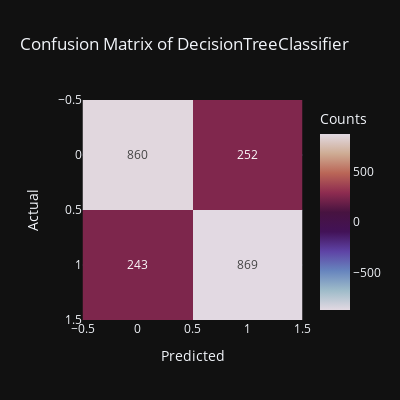
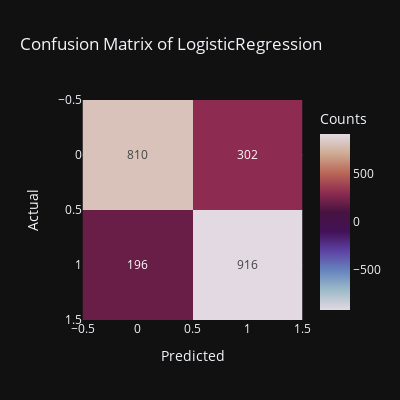
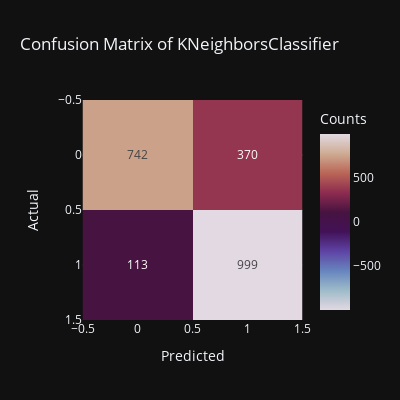
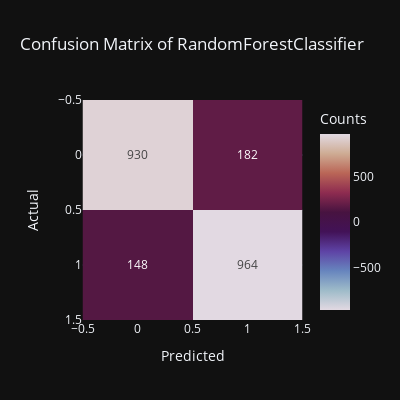

Notebook cell for these charts, in order:
### Code cell
# Define a list of classifier instances with specific configurations for each model
models = [DecisionTreeClassifier(random_state=42),
          LogisticRegression(random_state=42, n_jobs=-1),
          KNeighborsClassifier(n_neighbors=5, n_jobs=-1),
          RandomForestClassifier(random_state=42, n_jobs=-1)]

# Iterate over each model to train the classifier, make predictions on the test set, and generate a classification report
for model in models:
    model.fit(X_train, y_train)
    y_pred = model.predict(X_test)

    # Display the classification report for each model, showing precision, recall, F1-score, and support for each class
    print("Model: ", model.__class__.__name__)
    print("Classification Report: \n", classification_report(y_test, y_pred))

    # Generate confusion matrices for each model using Plotly Express and display them
    # Each confusion matrix illustrates the counts of true positive, true negative, false positive, and false negative predictions
    fig = px.imshow(confusion_matrix(y_test, y_pred), color_continuous_scale='twilight',
                    title = "Confusion Matrix of " + model.__class__.__name__,
                    labels = dict(x="Predicted", y="Actual", color="Counts"),
                    color_continuous_midpoint=0.8, width=400, height=400,
                    template="plotly_dark", text_auto=True)
    
    fig.show()

    print("----------------------------------------------------------")

### Figure 1 — Plotly figure (JSON) as saved in the notebook; plotly's stock layout.template omitted (floating-point values rounded to 4 significant figures)
{"data": [{"coloraxis": "coloraxis", "hovertemplate": "Predicted: %{x}<br>Actual: %{y}<br>Counts: %{z}<extra></extra>", "name": "0", "texttemplate": "%{z}", "type": "heatmap", "xaxis": "x", "yaxis": "y", "z": [[860, 252], [243, 869]]}], "layout": {"coloraxis": {"cmid": 0.8, "colorbar": {"title": {"text": "Counts"}}, "colorscale": [[0, "#e2d9e2"], [0.1111, "#9ebbc9"], [0.2222, "#6785be"], [0.3333, "#5e43a5"], [0.4444, "#421257"], [0.5556, "#471340"], [0.6667, "#8e2c50"], [0.7778, "#ba6657"], [0.8889, "#ceac94"], [1, "#e2d9e2"]]}, "height": 400, "title": {"text": "Confusion Matrix of DecisionTreeClassifier"}, "width": 400, "xaxis": {"anchor": "y", "constrain": "domain", "domain": [0, 1], "scaleanchor": "y", "title": {"text": "Predicted"}}, "yaxis": {"anchor": "x", "autorange": "reversed", "constrain": "domain", "domain": [0, 1], "title": {"text": "Actual"}}}}

### Figure 2 — Plotly figure (JSON) as saved in the notebook; plotly's stock layout.template omitted (floating-point values rounded to 4 significant figures)
{"data": [{"coloraxis": "coloraxis", "hovertemplate": "Predicted: %{x}<br>Actual: %{y}<br>Counts: %{z}<extra></extra>", "name": "0", "texttemplate": "%{z}", "type": "heatmap", "xaxis": "x", "yaxis": "y", "z": [[810, 302], [196, 916]]}], "layout": {"coloraxis": {"cmid": 0.8, "colorbar": {"title": {"text": "Counts"}}, "colorscale": [[0, "#e2d9e2"], [0.1111, "#9ebbc9"], [0.2222, "#6785be"], [0.3333, "#5e43a5"], [0.4444, "#421257"], [0.5556, "#471340"], [0.6667, "#8e2c50"], [0.7778, "#ba6657"], [0.8889, "#ceac94"], [1, "#e2d9e2"]]}, "height": 400, "title": {"text": "Confusion Matrix of LogisticRegression"}, "width": 400, "xaxis": {"anchor": "y", "constrain": "domain", "domain": [0, 1], "scaleanchor": "y", "title": {"text": "Predicted"}}, "yaxis": {"anchor": "x", "autorange": "reversed", "constrain": "domain", "domain": [0, 1], "title": {"text": "Actual"}}}}

### Figure 3 — Plotly figure (JSON) as saved in the notebook; plotly's stock layout.template omitted (floating-point values rounded to 4 significant figures)
{"data": [{"coloraxis": "coloraxis", "hovertemplate": "Predicted: %{x}<br>Actual: %{y}<br>Counts: %{z}<extra></extra>", "name": "0", "texttemplate": "%{z}", "type": "heatmap", "xaxis": "x", "yaxis": "y", "z": [[742, 370], [113, 999]]}], "layout": {"coloraxis": {"cmid": 0.8, "colorbar": {"title": {"text": "Counts"}}, "colorscale": [[0, "#e2d9e2"], [0.1111, "#9ebbc9"], [0.2222, "#6785be"], [0.3333, "#5e43a5"], [0.4444, "#421257"], [0.5556, "#471340"], [0.6667, "#8e2c50"], [0.7778, "#ba6657"], [0.8889, "#ceac94"], [1, "#e2d9e2"]]}, "height": 400, "title": {"text": "Confusion Matrix of KNeighborsClassifier"}, "width": 400, "xaxis": {"anchor": "y", "constrain": "domain", "domain": [0, 1], "scaleanchor": "y", "title": {"text": "Predicted"}}, "yaxis": {"anchor": "x", "autorange": "reversed", "constrain": "domain", "domain": [0, 1], "title": {"text": "Actual"}}}}

### Figure 4 — Plotly figure (JSON) as saved in the notebook; plotly's stock layout.template omitted (floating-point values rounded to 4 significant figures)
{"data": [{"coloraxis": "coloraxis", "hovertemplate": "Predicted: %{x}<br>Actual: %{y}<br>Counts: %{z}<extra></extra>", "name": "0", "texttemplate": "%{z}", "type": "heatmap", "xaxis": "x", "yaxis": "y", "z": [[930, 182], [148, 964]]}], "layout": {"coloraxis": {"cmid": 0.8, "colorbar": {"title": {"text": "Counts"}}, "colorscale": [[0, "#e2d9e2"], [0.1111, "#9ebbc9"], [0.2222, "#6785be"], [0.3333, "#5e43a5"], [0.4444, "#421257"], [0.5556, "#471340"], [0.6667, "#8e2c50"], [0.7778, "#ba6657"], [0.8889, "#ceac94"], [1, "#e2d9e2"]]}, "height": 400, "title": {"text": "Confusion Matrix of RandomForestClassifier"}, "width": 400, "xaxis": {"anchor": "y", "constrain": "domain", "domain": [0, 1], "scaleanchor": "y", "title": {"text": "Predicted"}}, "yaxis": {"anchor": "x", "autorange": "reversed", "constrain": "domain", "domain": [0, 1], "title": {"text": "Actual"}}}}
